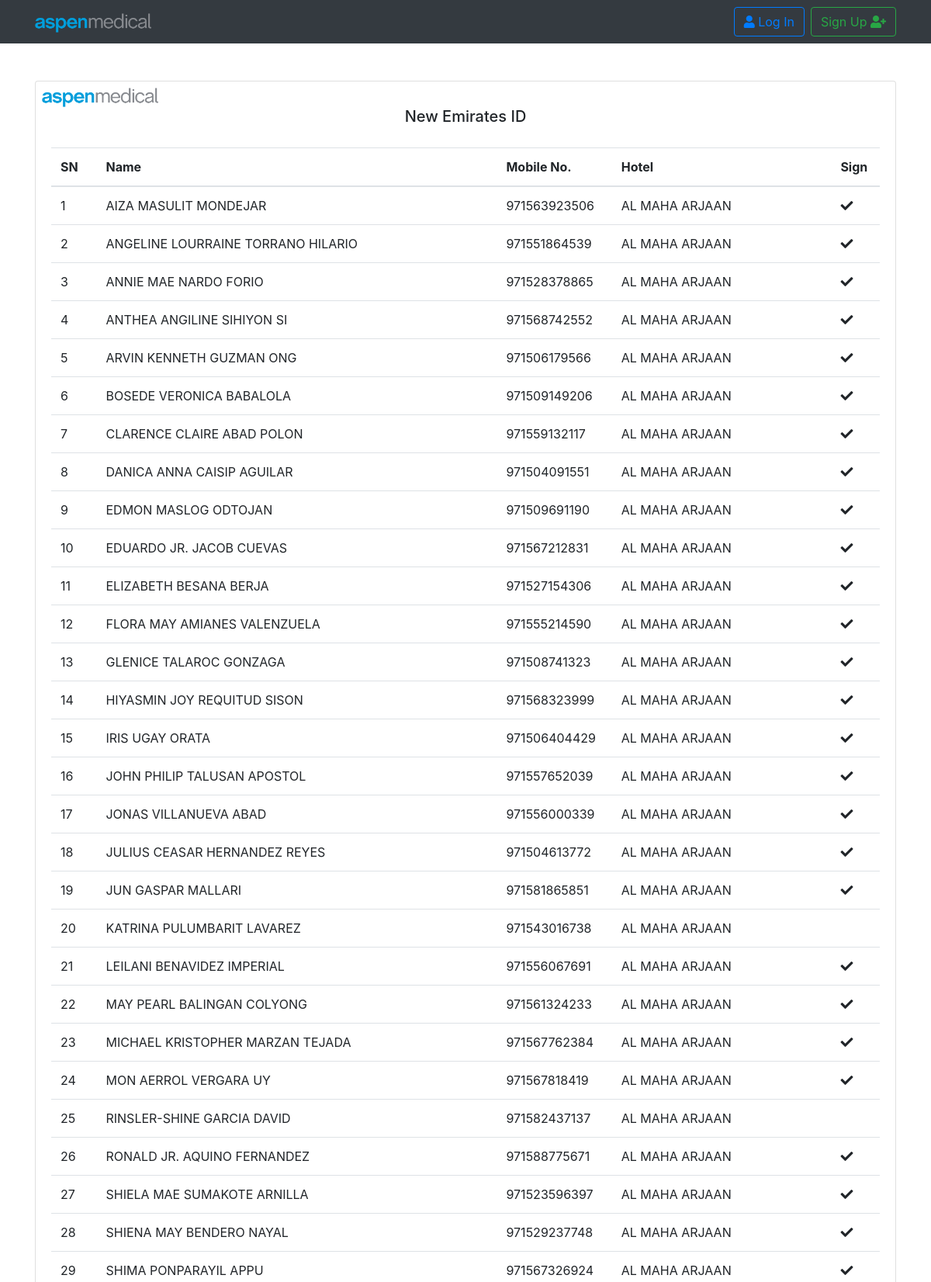
Screenshot of /payroll/new_eid_print (upper part) with the database file from the repository.
### payroll/models.py (models this page shows, shortened)
class NewEid(models.Model):
    employee               = models.ForeignKey(Employee, related_name='employee_neweid', on_delete=models.CASCADE, blank=True,null=True)
    eid_received_date      = models.DateField(null=True, blank=True)
    collected              = models.BooleanField(default=False)
    eid_collected_date     = models.DateField(null=True, blank=True)
    note                   = models.CharField(null=True, blank=True, max_length=300)

class Employee(models.Model):
    employee_id         = models.CharField(primary_key=True, max_length=60, unique=True)
    first_name          = models.CharField(max_length=60, blank=True,null=True)
    middle_name         = models.CharField(max_length=60, blank=True,null=True)
    last_name           = models.CharField(max_length=60, blank=True,null=True)
    GENDER_CHOICES      = (('Male', 'Male'),('Female', 'Female'),('Other', 'Other'),)
    gender              = models.CharField(max_length=10, choices=GENDER_CHOICES)
    hotel               = models.ForeignKey(Hotel, related_name='hotel_name', on_delete=models.CASCADE,null=True,blank=True)
    DOB                 = models.DateField(null=True, blank=True)
    religion            = models.CharField(max_length=20, null=True, blank=True)
    citizenship         = models.CharField(max_length=20, null=True, blank=True)
    country_birth       = models.CharField(max_length=20, null=True, blank=True)
    email               = models.EmailField(max_length=70, blank=True,null=True)
    phone               = models.IntegerField(null=True, blank=True,default=0)
    uae_address         = models.CharField(max_length=90, null=True, blank=True)
    home_country_phone  = models.CharField(max_length=90, null=True, blank=True)
    home_country_address= models.CharField(max_length=90, null=True, blank=True)
    department          = models.ForeignKey(Department, related_name='dept_name', on_delete=models.CASCADE,null=True,blank=True)
    designation         = models.CharField(max_length=40, null=True, blank=True)
    department_head     = models.BooleanField(default=False)
    joining_date        = models.DateField(null=True, blank=True)
    img                 = models.ImageField(upload_to='pics',null=True,blank=True, default='/static/images/default-user.jpg')
    employee_status_choice     = (('Deployed', 'Deployed'),('Exiting', 'Exiting'),('Resigning', 'Resigning'))
    employee_status            = models.CharField(max_length=10, default=['Active'], choices=employee_status_choice)

class Hotel(models.Model):
    hotel = models.CharField(unique=True, max_length=40)
    def __str__(self):
        return self.hotel

### payroll/views.py (the view)
# urls.py: path('new_eid_print',views.NewEidPrint, name='new_eid_print'),
def NewEidPrint(request):
    printlist = models.NewEid.objects.order_by('employee__hotel__hotel','employee__first_name')
    c_date=""
    if "date" in request.GET:
        if request.GET["date"] !="":
            printlist = printlist.filter(eid_received_date=request.GET["date"])
            c_date = request.GET["date"]
    if "hotel" in request.GET:
            if request.GET["hotel"] !="":
                printlist= printlist.filter(employee__hotel=request.GET["hotel"])
    return render(request, 'payroll/new_eid_print.html', {'print_list':printlist, 'c_date':c_date})

### payroll/templates/payroll/new_eid_print.html (shortened to what this page needs)
{% extends "base.html" %}
{% block content %}
{% load humanize %}
{% load static %}
<div class="card mt-5">
    <img src="{% static 'images/AM_Logo_RGB_HR.png' %}" class=" ml-2 mt-2" alt="Uniteam-logo" width='150px'>
  <h5 class="text-center"> New Emirates ID  {{ c_date  }} </h5>
    <div class="card-body">
            <table class="table table-hover h-100 p-3" id="new_table" class="dispaly">
                        <thead>
                        <tr>
                            <th scope="col">SN</th>
                            <th scope="col">Name</th>
                            <th scope="col">Mobile No.</th>
                            <th scope="col">Hotel </th>
                            <th scope="col">Sign</th>
                        </tr>
                        </thead>
                        <tbody>
                        {% for eid in print_list %}
                        <tr>
                            <td scope="row">{{ forloop.counter }}</td>
                            <td> {{eid.employee.first_name }}</td>
                            <td> {{eid.employee.phone }}</td>
                            <td> {{eid.employee.hotel }}</td>
                            <td>
                                {% if eid.collected %} <i class="fa fa-check"> </i>
                                {% endif %}
                            </td>
                        </tr>
                        {% endfor %}
                        </tbody>
                    </table>
        </div>
        </div>
        {% endblock %}

### static/css/fa.css (style rules this page uses)
.fa,.fab,.fad,.fal,.far,.fas { -moz-osx-font-smoothing:grayscale;-webkit-font-smoothing:antialiased;display:inline-block;font-style:normal;font-variant:normal;text-rendering:auto;line-height:1 }
.fa-check:before { content:"\f00c" }
.fa,.far,.fas { font-family:"Font Awesome 5 Free" }
.fa,.fas { font-weight:900 }

### rows the page displays
NewEid: employee.first_name "AIZA MASULIT MONDEJAR", employee.phone "971563923506", employee.hotel "AL MAHA ARJAAN", collected True (drawn)
NewEid: employee.first_name "ANGELINE LOURRAINE TORRANO HILARIO", employee.phone "971551864539", employee.hotel "AL MAHA ARJAAN", collected True (drawn)
NewEid: employee.first_name "ANNIE MAE NARDO FORIO", employee.phone "971528378865", employee.hotel "AL MAHA ARJAAN", collected True (drawn)
NewEid: employee.first_name "ANTHEA ANGILINE SIHIYON SI", employee.phone "971568742552", employee.hotel "AL MAHA ARJAAN", collected True (drawn)
NewEid: employee.first_name "ARVIN KENNETH GUZMAN ONG", employee.phone "971506179566", employee.hotel "AL MAHA ARJAAN", collected True (drawn)
NewEid: employee.first_name "BOSEDE VERONICA BABALOLA", employee.phone "971509149206", employee.hotel "AL MAHA ARJAAN", collected True (drawn)
NewEid: employee.first_name "CLARENCE CLAIRE ABAD POLON", employee.phone "971559132117", employee.hotel "AL MAHA ARJAAN", collected True (drawn)
NewEid: employee.first_name "DANICA ANNA CAISIP AGUILAR", employee.phone "971504091551", employee.hotel "AL MAHA ARJAAN", collected True (drawn)
NewEid: employee.first_name "EDMON MASLOG ODTOJAN", employee.phone "971509691190", employee.hotel "AL MAHA ARJAAN", collected True (drawn)
NewEid: employee.first_name "EDUARDO JR. JACOB CUEVAS", employee.phone "971567212831", employee.hotel "AL MAHA ARJAAN", collected True (drawn)
NewEid: employee.first_name "ELIZABETH BESANA BERJA", employee.phone "971527154306", employee.hotel "AL MAHA ARJAAN", collected True (drawn)
NewEid: employee.first_name "FLORA MAY AMIANES VALENZUELA", employee.phone "971555214590", employee.hotel "AL MAHA ARJAAN", collected True (drawn)
NewEid: employee.first_name "GLENICE TALAROC GONZAGA", employee.phone "971508741323", employee.hotel "AL MAHA ARJAAN", collected True (drawn)
NewEid: employee.first_name "HIYASMIN JOY REQUITUD SISON", employee.phone "971568323999", employee.hotel "AL MAHA ARJAAN", collected True (drawn)
NewEid: employee.first_name "IRIS UGAY ORATA", employee.phone "971506404429", employee.hotel "AL MAHA ARJAAN", collected True (drawn)
NewEid: employee.first_name "JOHN PHILIP TALUSAN APOSTOL", employee.phone "971557652039", employee.hotel "AL MAHA ARJAAN", collected True (drawn)
NewEid: employee.first_name "JONAS VILLANUEVA ABAD", employee.phone "971556000339", employee.hotel "AL MAHA ARJAAN", collected True (drawn)
NewEid: employee.first_name "JULIUS CEASAR HERNANDEZ REYES", employee.phone "971504613772", employee.hotel "AL MAHA ARJAAN", collected True (drawn)
NewEid: employee.first_name "JUN GASPAR MALLARI", employee.phone "971581865851", employee.hotel "AL MAHA ARJAAN", collected True (drawn)
NewEid: employee.first_name "KATRINA PULUMBARIT LAVAREZ", employee.phone "971543016738", employee.hotel "AL MAHA ARJAAN"
NewEid: employee.first_name "LEILANI BENAVIDEZ IMPERIAL", employee.phone "971556067691", employee.hotel "AL MAHA ARJAAN", collected True (drawn)
NewEid: employee.first_name "MAY PEARL BALINGAN COLYONG", employee.phone "971561324233", employee.hotel "AL MAHA ARJAAN", collected True (drawn)
NewEid: employee.first_name "MICHAEL KRISTOPHER MARZAN TEJADA", employee.phone "971567762384", employee.hotel "AL MAHA ARJAAN", collected True (drawn)
NewEid: employee.first_name "MON AERROL VERGARA UY", employee.phone "971567818419", employee.hotel "AL MAHA ARJAAN", collected True (drawn)
NewEid: employee.first_name "RINSLER-SHINE GARCIA DAVID", employee.phone "971582437137", employee.hotel "AL MAHA ARJAAN"
NewEid: employee.first_name "RONALD JR. AQUINO FERNANDEZ", employee.phone "971588775671", employee.hotel "AL MAHA ARJAAN", collected True (drawn)
NewEid: employee.first_name "SHIELA MAE SUMAKOTE ARNILLA", employee.phone "971523596397", employee.hotel "AL MAHA ARJAAN", collected True (drawn)
NewEid: employee.first_name "SHIENA MAY BENDERO NAYAL", employee.phone "971529237748", employee.hotel "AL MAHA ARJAAN", collected True (drawn)
NewEid: employee.first_name "SHIMA PONPARAYIL APPU", employee.phone "971567326924", employee.hotel "AL MAHA ARJAAN", collected True (drawn)
